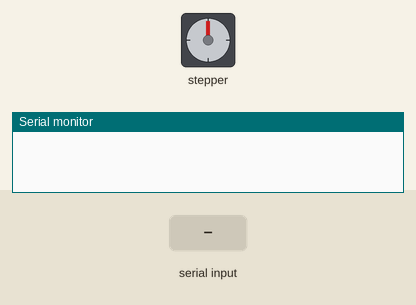
This sketch was run on a simulated Arduino Uno, built with avr-gcc and run on an emulated ATmega328P. Shown: stepper motor, the last lines printed to the serial monitor. Wiring (inferred from the names in the program): stepper motor driver (200 steps per turn assumed): step pin 5; direction pin 4. The test bench sets the inputs (shaded band).

Above: at 1.2 s.
1.3 s: "F" received over Serial
At 5.8 s:
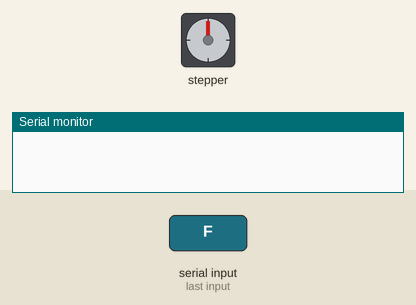
7.3 s: "B" received over Serial
13.3 s: "R" received over Serial
At 16.0 s:
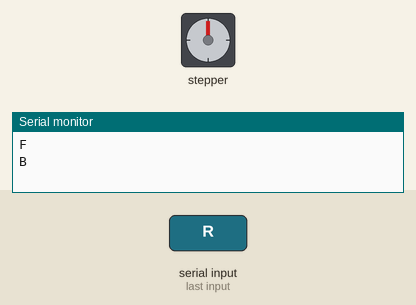
16.3 s: "F" received over Serial
Timing chart, 0 to 23.3 s (numbered marks = the images above; inputs shaded):
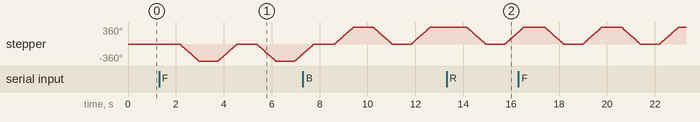

The sketch:

blo_stepper.ino
```cpp
const int dirPin1 = 2;  // Direction
const int stepPin1 = 3; // Step
const int dirPin2 = 4;  // Direction
const int stepPin2 = 5; // Step


// Motor steps per rotation
const int STEPS_PER_REV = 200;


void setup() {
  // put your setup code here, to run once:
  Serial.begin(9600); //Define Baud rate 9600
   pinMode(stepPin1, OUTPUT);
   pinMode(dirPin2, OUTPUT);
   pinMode(stepPin2,OUTPUT);
   pinMode(dirPin2,OUTPUT);
}

 void forward (){
 // Set motor direction clockwise
  digitalWrite(dirPin1,LOW);
  digitalWrite(dirPin2,LOW);

  // Spin motor one rotation slowly
  for(int x = 0; x < STEPS_PER_REV; x++) {
    digitalWrite(stepPin1,HIGH);
    delayMicroseconds(2000);
    digitalWrite(stepPin1,LOW);
    delayMicroseconds(2000);
  }
  for(int x = 0; x < STEPS_PER_REV; x++) {
    digitalWrite(stepPin2,HIGH);
    delayMicroseconds(2000);
    digitalWrite(stepPin2,LOW);
    delayMicroseconds(2000);
  }


  }

  void backward (){
  // Set motor direction clockwise
  digitalWrite(dirPin1,HIGH);
  digitalWrite(dirPin2,HIGH);

  // Spin motor one rotation slowly
  for(int x = 0; x < STEPS_PER_REV; x++) {
    digitalWrite(stepPin1,HIGH);
    delayMicroseconds(2000);
    digitalWrite(stepPin1,LOW);
    delayMicroseconds(2000);
  }
  for(int x = 0; x < STEPS_PER_REV; x++) {
    digitalWrite(stepPin2,HIGH);
    delayMicroseconds(2000);
    digitalWrite(stepPin2,LOW);
    delayMicroseconds(2000);
  }

  }

   void right (){
  // Set motor direction clockwise
  digitalWrite(dirPin1,HIGH);
  digitalWrite(dirPin2,LOW);

  // Spin motor one rotation slowly
  for(int x = 0; x < STEPS_PER_REV; x++) {
    digitalWrite(stepPin1,HIGH);
    delayMicroseconds(2000);
    digitalWrite(stepPin1,LOW);
    delayMicroseconds(2000);
  }
  for(int x = 0; x < STEPS_PER_REV; x++) {
    digitalWrite(stepPin2,HIGH);
    delayMicroseconds(2000);
    digitalWrite(stepPin2,LOW);
    delayMicroseconds(2000);
  }

  }

   void left (){
  // Set motor direction clockwise
  digitalWrite(dirPin1,LOW);
  digitalWrite(dirPin2,HIGH);

  // Spin motor one rotation slowly
  for(int x = 0; x < STEPS_PER_REV; x++) {
    digitalWrite(stepPin1,HIGH);
    delayMicroseconds(2000);
    digitalWrite(stepPin1,LOW);
    delayMicroseconds(2000);
  }
  for(int x = 0; x < STEPS_PER_REV; x++) {
    digitalWrite(stepPin2,HIGH);
    delayMicroseconds(2000);
    digitalWrite(stepPin2,LOW);
    delayMicroseconds(2000);
  }

  }


void loop() {
  // put your main code here, to run repeatedly:
 if(Serial.available()>0)
   {
      char data= Serial.read(); // reading the data received from the bluetooth module
      switch(data)
      {
        case 'F': {forward();}
        case 'B': {backward();}
        case 'R': {right();}
        case 'L': {left();}
        default : break;
      }

      Serial.println(data);
   }
   delay(50);
}
```

Measured:
- after the input at 1.3 s, stepper: turns 360° counter-clockwise in 0.80 s, then 360° clockwise in 0.80 s, then 360° counter-clockwise in 0.80 s, then 146° clockwise in 0.32 s
- after the input at 13.3 s, stepper: turns 360° counter-clockwise in 0.80 s, then 253° clockwise in 0.56 s
